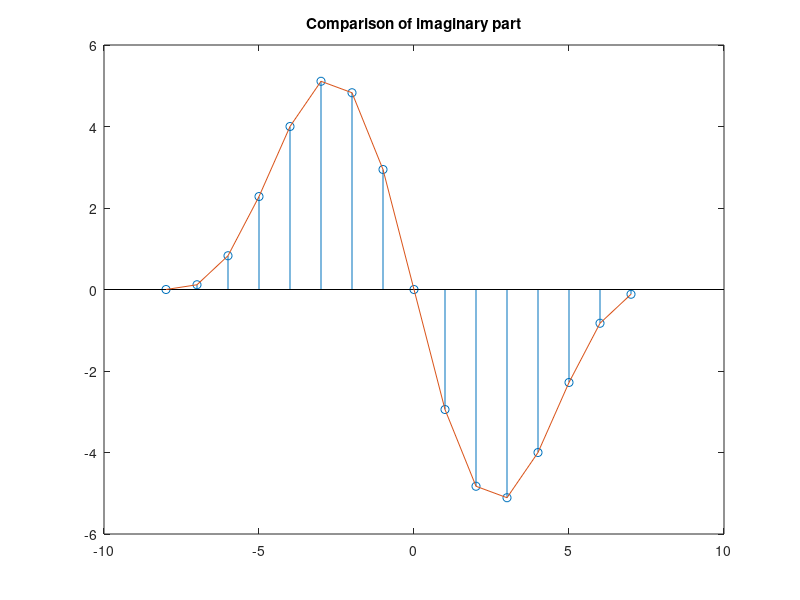

The MATLAB script that drew this image:
% General figure initializations
clear all
set(0,'DefaultFigureColor','w');
set(0,'DefaultFigurePaperType','A4');
clf reset;
cla reset;
% Example 2.4 DFT as approximation to transform
N=16;                   % Chosen to get enough information
T=2;                    % Chosen to demonstrate the effect of T
f=[1 2 1 zeros(1,N-3)]; % From Example 2.1
F=T*fft(f);             % Equation (2.3)
FIndex=-N/2:N/2-1;
stem(FIndex,real(fftshift(F)))
hold on
% Analytical expression from Example 2.1
omega=2*pi*FIndex/N/T;
plot(FIndex,real(2*T*(1+cos(omega*T)).*exp(-j*omega*T)))
title('Comparison of real part')
hold off
pause
stem(FIndex,imag(fftshift(F)))
hold on
plot(FIndex,imag(2*T*(1+cos(omega*T)).*exp(-j*omega*T)))
title('Comparison of imaginary part')
hold off
% Inverse transform
f=ifft(F)/T
return
% Correlation and spectrum
pause
R=T*xcorr(f)
Rp=[R(16:end) R(1:15)]
Sf=real(T*fft(Rp));
plot(Sf,'r')
hold on
% Analytical expression from Example 2.1 and (2.16)
Findex=0:length(R)-1;
omega=Findex*2*pi/length(R)/T;
plot(abs(2*T*(1+cos(omega*T)).*exp(-j*omega*T)).^2)
hold off